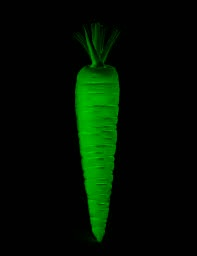
#> input picture carrot.jpg, 197 x 256 px, found by its file name
$ python carrot.py
#> lines starting #> are read from the running program, lines starting #| are printed output that depends on the picture; after the words box and inside, x2 and y2 are one past the last pixel; in counts of white or black regions, pixels touching at a corner belong together
import cv2
import numpy as np
img=cv2.imread(r'C:\Users\Ariya Rayaneh\Desktop\carrot.jpg')
#> img is the input picture: shape (256, 197, 3); mean B, G, R 1.3, 16.5, 1.2
img = cv2.cvtColor(img, cv2.COLOR_BGR2RGB)
#img[np.where((img==[255,255,255]).all(axis=2))]=(0,0,0)

print(img.shape)
#| (256, 197, 3)

mask=np.zeros((256,197,3),dtype='uint8')
mask1=np.ones((256,197,3),dtype='uint8')

R,G,B=cv2.split(mask)
#> R: shape (256, 197); every value is 0

R[65:256,0:197]=0
G[65:256,0:197]=255
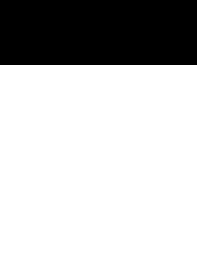
#> G: shape (256, 197); 74.6% white; 1 black region, box (x1, y1, x2, y2) and area: (0, 0, 197, 65) 12805
B[65:256,0:197]=0

R1,G1,B1=cv2.split(mask)
#
R1[0:65,0:197]=0
G1[0:65,0:197]=255
B1[0:65,0:197]=0

mask1=cv2.merge([R1,G1,B1])
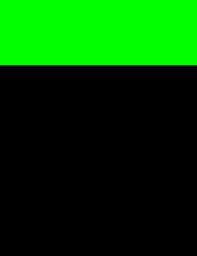
#> mask1: shape (256, 197, 3); mean B, G, R 0, 64.7, 0


mask=cv2.merge([R,G,B])
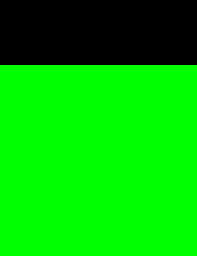
#> mask: shape (256, 197, 3); mean B, G, R 0, 190.3, 0
result=mask*img
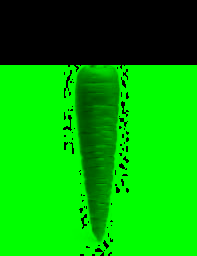
#> result: shape (256, 197, 3); mean B, G, R 0, 172, 0

result1=mask1*img
w,h,c=result.shape
#> w = 256; h = 197; c = 3

result=result1+result
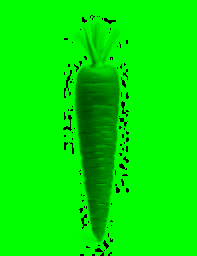
#> result: shape (256, 197, 3); mean B, G, R 0, 235.2, 0
result = cv2.cvtColor(result, cv2.COLOR_BGR2RGB)
result[np.where((result==[0,0,0]).all())]=(255,255,255)
cv2.imshow('output',result)
cv2.waitKey()
